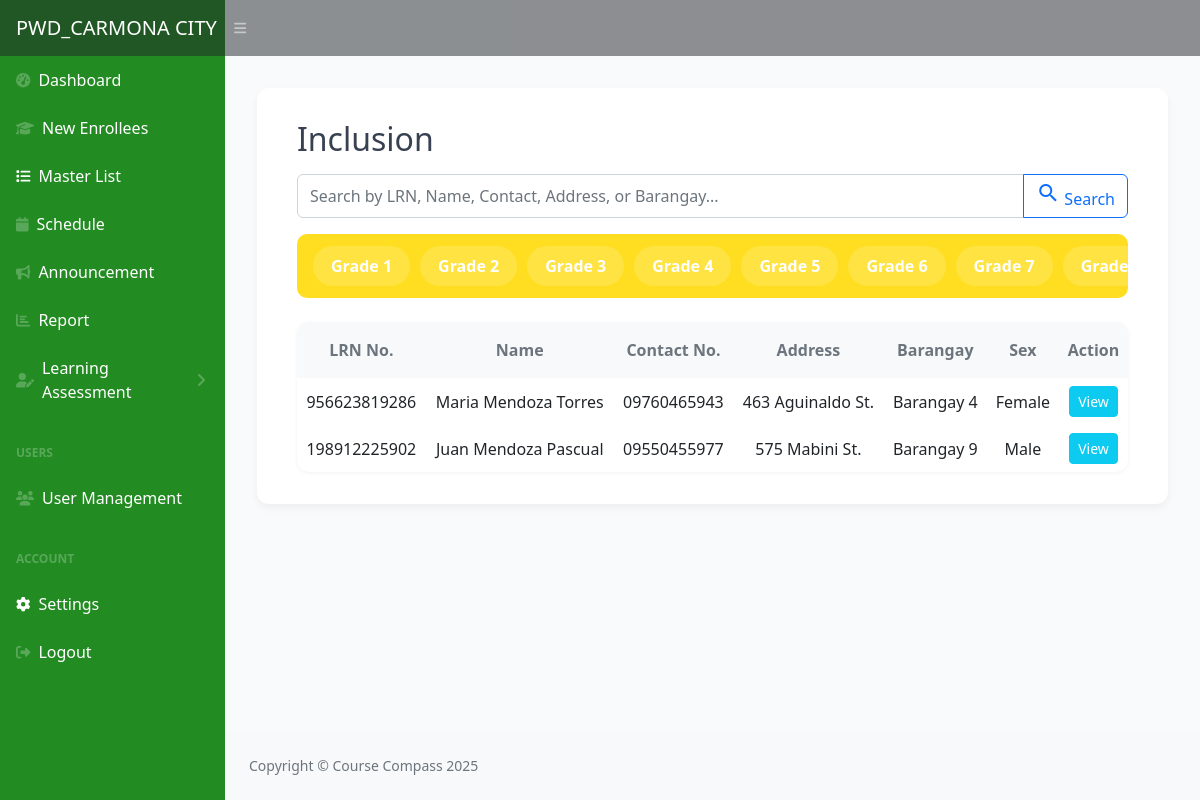
The app's page /dashboard/ls/inclusion/inclusion.php (signed in) with its own data.
### tables this page shows
CREATE TABLE `enrollees` (
  `enrollee_id` int(11) NOT NULL,
  `lrn_no` varchar(50) NOT NULL,
  `application_date` date DEFAULT NULL,
  `pwd_id` varchar(50) DEFAULT NULL,
  `last_name` varchar(100) NOT NULL,
  `first_name` varchar(100) NOT NULL,
  `middle_name` varchar(100) DEFAULT NULL,
  `age` int(11) DEFAULT NULL,
  `birthday` date DEFAULT NULL,
  `sex` varchar(20) DEFAULT NULL,
  `disability_type` varchar(255) DEFAULT NULL,
  `disability_cause` varchar(100) DEFAULT NULL,
  `specific_disability` varchar(255) DEFAULT NULL,
  `civil_status` varchar(50) DEFAULT NULL,
  `address` varchar(255) DEFAULT NULL,
  `barangay` varchar(100) DEFAULT NULL,
  `contact_no` varchar(50) DEFAULT NULL,
  `educational_attainment` varchar(100) DEFAULT NULL,
  `employment_status` varchar(100) DEFAULT NULL,
  `employment_category` varchar(100) DEFAULT NULL,
  `employment_nature` varchar(100) DEFAULT NULL,
  `occupation` varchar(100) DEFAULT NULL,
  `father_name` varchar(255) DEFAULT NULL,
  `mother_name` varchar(255) DEFAULT NULL,
  `parent_status` varchar(100) DEFAULT NULL,
  `siblings_count` int(11) DEFAULT NULL,
  `working_family_members` int(11) DEFAULT NULL,
  `monthly_income_head` decimal(10,2) DEFAULT NULL,
  `total_family_income` decimal(10,2) DEFAULT NULL,
  `family_type` varchar(100) DEFAULT NULL,
  `comelec_registered` varchar(10) DEFAULT NULL,
  `four_ps_member` varchar(10) DEFAULT NULL,
  `covid_vaccinated` varchar(10) DEFAULT NULL,
  `guardian_name` varchar(255) DEFAULT NULL,
  `guardian_contact` varchar(50) DEFAULT NULL,
  `house_tagging` varchar(100) DEFAULT NULL,
  `teacher_name` varchar(255) DEFAULT NULL,
  `photo` longblob DEFAULT NULL,
  `created_at` timestamp NOT NULL DEFAULT current_timestamp(),
  `previous_level` varchar(100) DEFAULT NULL
);

### dashboard/ls/inclusion/inclusion.php (the view, shortened to what this page needs)
<?php
include '../../../php/ConnectToDb.php';
$itemsPerPage = 10;
$currentPage = isset($_GET['page']) ? max(1, intval($_GET['page'])) : 1;
$gradeFilter = isset($_GET['grade']) ? trim($_GET['grade']) : '';
$searchTerm = '';
$conditions = [];
$conditions[] = "educational_attainment = 'JUNIOR HIGH SCHOOL'";
$whereClause = 'WHERE ' . implode(' AND ', $conditions);
$countSql = "SELECT COUNT(*) as total FROM enrollees $whereClause";
$countResult = mysqli_query($conn, $countSql);
$countRow = mysqli_fetch_assoc($countResult);
$totalItems = $countRow['total'];
$totalPages = ceil($totalItems / $itemsPerPage);
$currentPage = min($currentPage, max(1, $totalPages));
$offset = ($currentPage - 1) * $itemsPerPage;
$sql = "SELECT * FROM enrollees $whereClause ORDER BY enrollee_id DESC LIMIT $itemsPerPage OFFSET $offset";
$result = mysqli_query($conn, $sql);
$all_enrollees = [];
while ($row = mysqli_fetch_assoc($result)) {
  $all_enrollees[] = $row;
}
?>
<!DOCTYPE html>
<html lang="en">
<head>
  <link href="https://cdn.jsdelivr.net/npm/bootstrap@5.3.0/dist/css/bootstrap.min.css" rel="stylesheet" />
  <link href="../../css/styles.css" rel="stylesheet" />
  <link href="../../css/user.css" rel="stylesheet" />
</head>
<body class="sb-nav-fixed">
  <nav class="sb-topnav navbar navbar-expand navbar-dark bg-dark">
    <a class="navbar-brand ps-3" href="">PWD_CARMONA CITY</a>
    <button class="btn btn-link btn-sm order-1 order-lg-0 me-4 me-lg-0" id="sidebarToggle" href="#!"><i class="fas fa-bars"></i></button>
  </nav>
  <div id="layoutSidenav">
    <div id="layoutSidenav_nav">
      <nav class="sb-sidenav accordion sb-sidenav-dark" id="sidenavAccordion">
        <div class="sb-sidenav-menu">
          <div class="nav">
            <a class="nav-link" href="../../index.php">
              <div class="sb-nav-link-icon"><i class="fas fa-tachometer-alt"></i></div>Dashboard
            </a>
            <?php if ($_SESSION['role'] != 2): ?>
              <a class="nav-link" href="../../new.php">
                <div class="sb-nav-link-icon"><i class="fa fa-graduation-cap"></i></div>New Enrollees
              </a>
            <?php endif; ?>
            <a class="nav-link active" href="../../masterlist.php">
              <div class="sb-nav-link-icon"><i class="fa fa-list"></i></div>Master List
            </a>
            <?php if ($_SESSION['role'] != 2): ?>
              <a class="nav-link" href="../../schedule.php">
                <div class="sb-nav-link-icon"><i class="fa fa-calendar"></i></div>Schedule
              </a>
              <a class="nav-link" href="../../announcement.php">
                <div class="sb-nav-link-icon"><i class="fa fa-bullhorn"></i></div>Announcement
              </a>
            <?php endif; ?>
            <a class="nav-link" href="../../report.php">
              <div class="sb-nav-link-icon"><i class="fa fa-bar-chart"></i></div>Report
            </a>
            <?php if ($_SESSION['role'] != 2): ?>
              <a class="nav-link collapsed" href="#" data-bs-toggle="collapse" data-bs-target="#collapseEdit" aria-expanded="false" aria-controls="collapseEdit">
                <div class="sb-nav-link-icon"><i class="fas fa-user-edit"></i></div>Learning Assessment
                <div class="sb-sidenav-collapse-arrow"><i class="fas fa-angle-down"></i></div>
              </a>
              <div class="sb-sidenav-menu-heading">Users</div>
              <a class="nav-link" href="../../user.php">
                <div class="sb-nav-link-icon"><i class="fas fa-users"></i></div>User Management
              </a>
            <?php endif; ?>
            <div class="sb-sidenav-menu-heading">Account</div>
            <a class="nav-link active" href="../../settings.php">
              <div class="sb-nav-link-icon"><i class="fas fa-cog"></i></div>
              Settings
            </a>
            <a class="nav-link" href="../../../php/logout.php?id=<?php echo $_SESSION['user_id']; ?>&role=<?php echo $_SESSION['role']; ?>">
              <div class="sb-nav-link-icon"><i class="fas fa-sign-out-alt"></i></div>
              Logout
            </a>
          </div>
        </div>
      </nav>
    </div>
    <div id="layoutSidenav_content">
      <main>
        <section class="admin-panel" aria-label="Inclusion panel">
          <div class="d-flex align-items-center mb-3">
            <h2 class="m-0">Inclusion</h2>
          </div>
          <form method="GET" class="mb-3">
            <div class="input-group">
              <input
                type="text"
                name="search"
                class="form-control"
                placeholder="Search by LRN, Name, Contact, Address, or Barangay..."
                value="<?= htmlspecialchars($searchTerm) ?>"
                aria-label="Search enrollees">
              <button class="btn btn-outline-primary" type="submit">
                <i class="material-icons">search</i> Search
              </button>
            </div>
          </form>
          <div class="grade-nav-wrapper mb-3">
            <ul class="nav grade-nav flex-nowrap">
              <?php
              $grades = ['Grade 1', 'Grade 2', 'Grade 3', 'Grade 4', 'Grade 5', 'Grade 6', 'Grade 7', 'Grade 8', 'Grade 9', 'Grade 10'];
              foreach ($grades as $grade):
                $isActive = ($gradeFilter === $grade);
                $href = '?grade=' . urlencode($grade) . (!empty($searchTerm) ? '&search=' . urlencode($searchTerm) : '');
              ?>
                <li class="nav-item">
                  <a class="nav-link <?= $isActive ? 'active' : '' ?>" href="<?= $isActive ? 'inclusion.php' . (!empty($searchTerm) ? '?search=' . urlencode($searchTerm) : '') : $href ?>">
                    <?= htmlspecialchars($grade) ?>
                  </a>
                </li>
              <?php endforeach; ?>
            </ul>
          </div>
          <div class="table-responsive">
            <table class="table table-hover table-borderless shadow-sm mb-0 custom-table">
              <thead class="bg-light text-center">
                <tr>
                  <th scope="col" class="text-muted py-3">LRN No.</th>
                  <th scope="col" class="text-muted py-3">Name</th>
                  <th scope="col" class="text-muted py-3">Contact No.</th>
                  <th scope="col" class="text-muted py-3">Address</th>
                  <th scope="col" class="text-muted py-3">Barangay</th>
                  <th scope="col" class="text-muted py-3">Sex</th>
                  <th scope="col" class="text-muted py-3 text-center">Action</th>
                </tr>
              </thead>
              <tbody class="text-center">
                <?php if (count($all_enrollees) > 0): ?>
                  <?php foreach ($all_enrollees as $row): ?>
                    <tr>
                      <td class="align-middle"><?= htmlspecialchars($row['lrn_no']) ?></td>
                      <td class="align-middle"><?= htmlspecialchars($row['first_name'] . ' ' . $row['middle_name'] . ' ' . $row['last_name']) ?></td>
                      <td class="align-middle"><?= htmlspecialchars($row['contact_no']) ?></td>
                      <td class="align-middle"><?= htmlspecialchars($row['address']) ?></td>
                      <td class="align-middle"><?= htmlspecialchars($row['barangay']) ?></td>
                      <td class="align-middle"><?= htmlspecialchars($row['sex']) ?></td>
                      <td class="align-middle">
                        <button class="btn btn-info btn-sm text-white" data-bs-toggle="modal" data-bs-target="#viewModal<?= $row['enrollee_id'] ?>">
                          View
                        </button>
                      </td>
                    </tr>
                  <?php endforeach; ?>
                <?php endif; ?>
              </tbody>
            </table>
          </div>
        </section>
      </main>
      <footer class="py-4 bg-light mt-auto">
        <div class="container-fluid px-4">
          <div class="d-flex align-items-center justify-content-between small">
            <div class="text-muted">Copyright &copy; Course Compass 2025</div>
          </div>
        </div>
      </footer>
    </div>
  </div>
</body>
</html>

### dashboard/css/user.css (style rules this page uses)
body { background-color: #f9fafb; font-family: "Segoe UI", Tahoma, Geneva, Verdana, sans-serif; color: #374151; }
.admin-panel { background-color: #ffffff; border-radius: 0.75rem; box-shadow: 0 4px 8px rgb(0 0 0 / 0.05); padding: 2rem 2.5rem; margin: 2rem; }
.custom-table { width: 100%; }
.table-responsive { margin-top: 1.5rem; border-radius: 0.75rem; box-shadow: 0 1px 4px rgb(0 0 0 / 0.05); overflow: hidden; }
table { border-radius: 0.75rem; }

### dashboard/ls/inclusion/inclusion.php (style rules this page uses)
.grade-nav-wrapper { background: #FFDE21; padding: 12px 16px; border-radius: 10px; overflow-x: auto; }
.grade-nav { gap: 10px; }
.grade-nav .nav-link { color: #fff; background: rgba(255, 255, 255, 0.15); border-radius: 30px; padding: 8px 18px; font-weight: 600; white-space: nowrap; transition: all 0.3s ease; }

### records on screen
enrollees: lrn_no "956623819286", first_name+middle_name+last_name "Maria Mendoza Torres", contact_no "09760465943", address "463 Aguinaldo St.", barangay "Barangay 4", sex "Female"
enrollees: lrn_no "198912225902", first_name+middle_name+last_name "Juan Mendoza Pascual", contact_no "09550455977", address "575 Mabini St.", barangay "Barangay 9", sex "Male"

### other values on screen
$grade "Grade 1"
$grade "Grade 2"
$grade "Grade 3"
$grade "Grade 4"
$grade "Grade 5"
$grade "Grade 6"
$grade "Grade 7"
$grade "Grade…"
